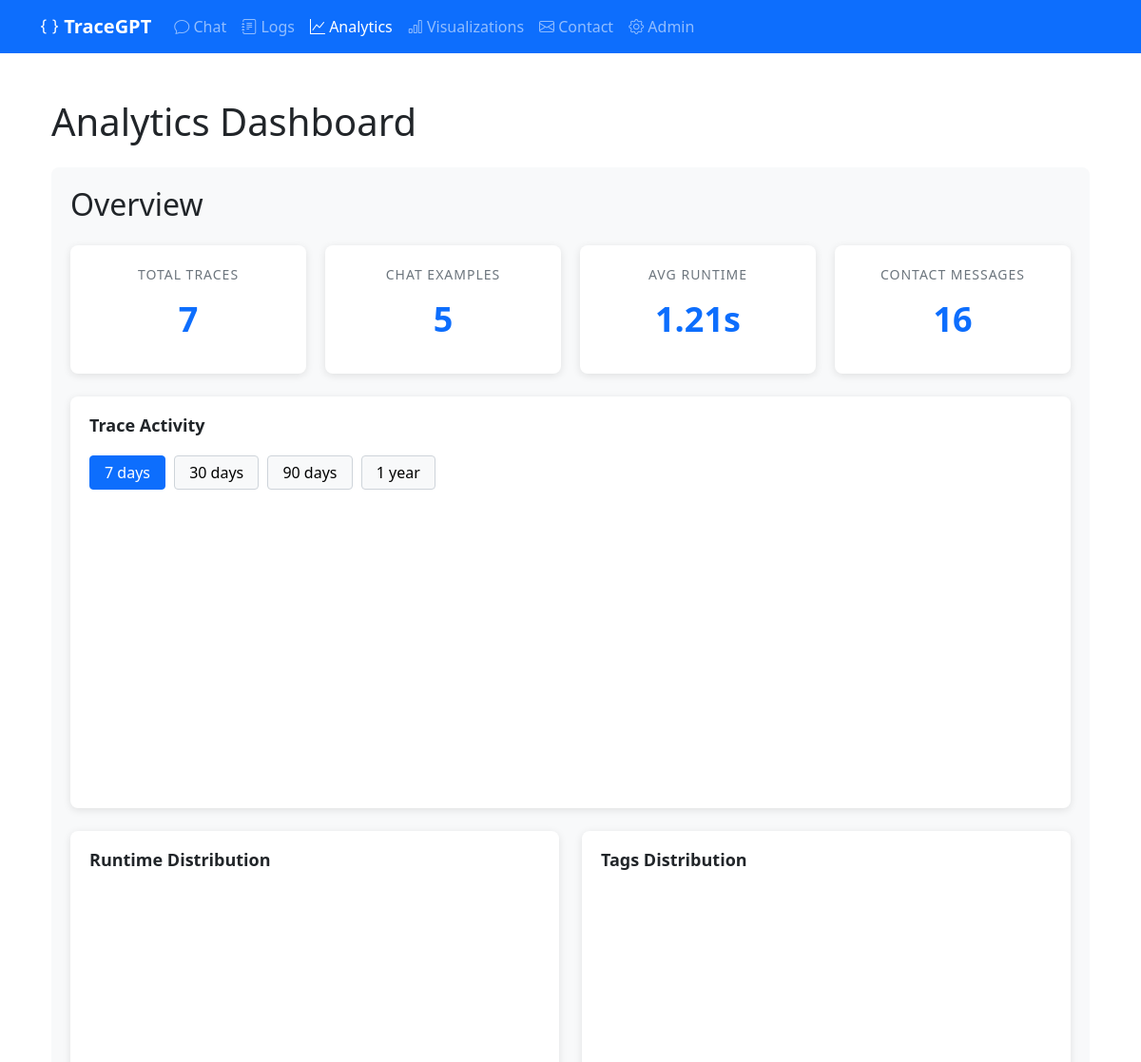
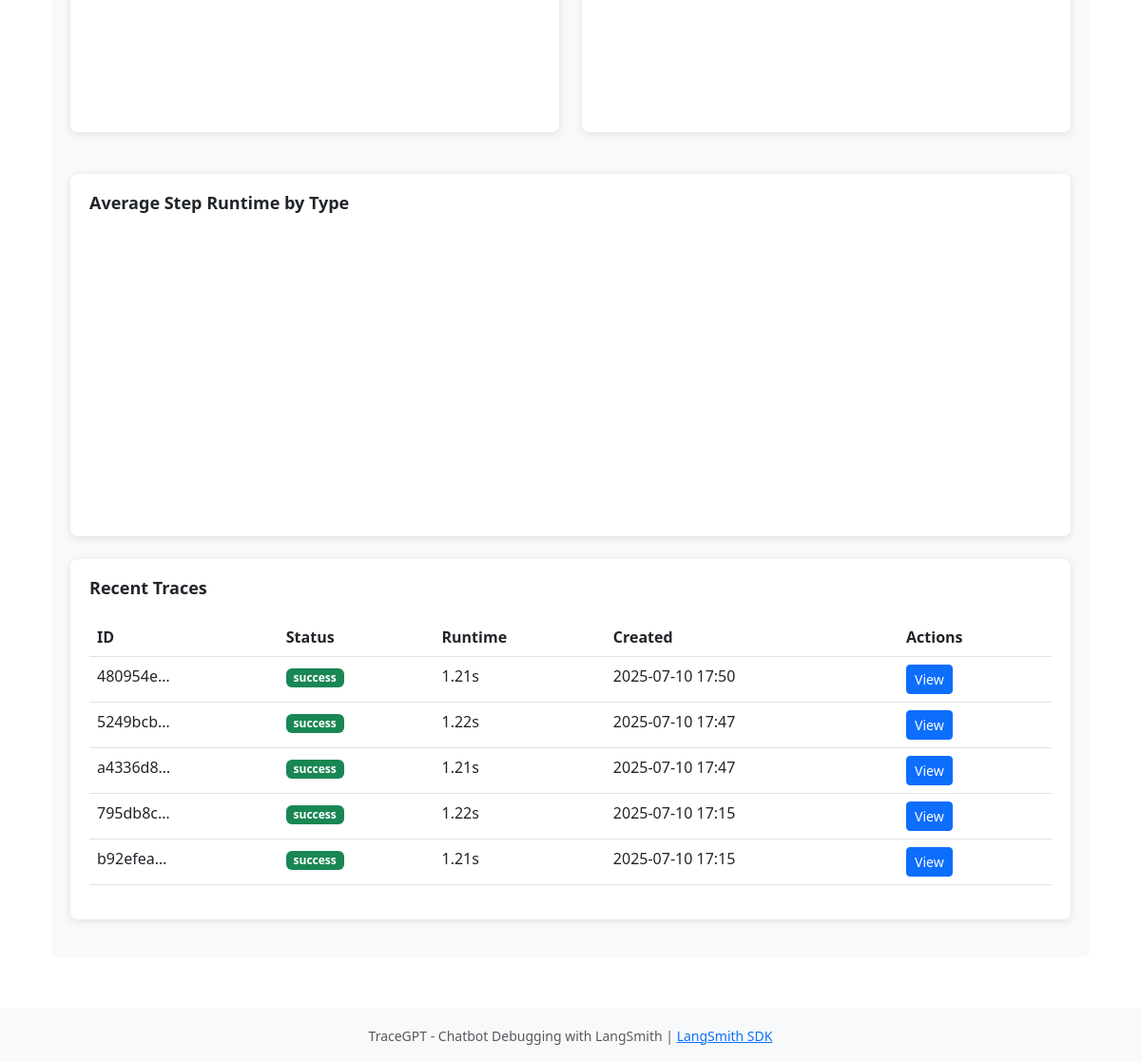
The page /analytics/ on the database its author committed (2 pictures, top to bottom).
### tracegptapp/models.py (models this page shows, shortened)
class ChatTrace(models.Model):
    STATUS_CHOICES = (
        ('success', 'Success'),
        ('error', 'Error'),
    )
    TAG_CHOICES = (
        ('correct', 'Correct'),
        ('misleading', 'Misleading'),
        ('incomplete', 'Incomplete'),
        ('slow', 'Slow'),
    )
    run_id = models.CharField(max_length=100, unique=True)
    input_prompt = models.TextField()
    output_response = models.TextField()
    status = models.CharField(max_length=20, choices=STATUS_CHOICES, default='success')
    tags = MultiSelectField(choices=TAG_CHOICES, max_length=50, blank=True)
    runtime_seconds = models.FloatField(default=0.0)
    trace_data = models.JSONField(default=dict)
    created_at = models.DateTimeField(default=timezone.now)
    class Meta:
        ordering = ['-created_at']

### tracegptapp/views.py (the view)
# urls.py: path('analytics/', views.analytics_dashboard, name='analytics'),
def analytics_dashboard(request):
    trace_count = ChatTrace.objects.count()
    example_count = ChatExample.objects.count()
    contact_count = ContactMessage.objects.count()
    if trace_count > 0:
        avg_runtime = ChatTrace.objects.aggregate(avg=Avg('runtime_seconds'))['avg']
        max_runtime = ChatTrace.objects.aggregate(max=Max('runtime_seconds'))['max']
    else:
        avg_runtime = 0
        max_runtime = 0
    recent_traces = ChatTrace.objects.order_by('-created_at')[:5]
    tags_data = ChartDataGenerator.tags_distribution()
    status_data = ChatTrace.objects.values('status').annotate(count=Count('id'))
    status_counts = {item['status']: item['count'] for item in status_data}
    context = {
        'trace_count': trace_count,
        'example_count': example_count,
        'contact_count': contact_count,
        'avg_runtime': round(avg_runtime, 2) if avg_runtime else 0,
        'max_runtime': round(max_runtime, 2) if max_runtime else 0,
        'recent_traces': recent_traces,
        'tags_data': tags_data,
        'status_counts': status_counts,
    }
    return render(request, 'analytics.html', context)

### tracegptapp/analytics.py (called while the page is built)
    @staticmethod
    def tags_distribution():
        traces = ChatTrace.objects.all()
        if not traces:
            return {
                'labels': ['No Tags'],
                'data': [0],
            }
        all_tags = []
        for trace in traces:
            all_tags.extend(trace.tags)
        if not all_tags:
            return {
                'labels': ['No Tags'],
                'data': [0],
            }
        tags_series = pd.Series(all_tags)
        tag_counts = tags_series.value_counts()
        return {
            'labels': tag_counts.index.tolist(),
            'data': tag_counts.values.tolist(),
            'colors': [TAG_COLORS.get(tag, '#6c757d') for tag in tag_counts.index.tolist()]
        }

### templates/analytics.html (shortened to what this page needs)
{% extends 'base.html' %}
{% load static %}
{% block extra_head %}
<link href="https://cdn.jsdelivr.net/npm/nvd3@1.8.6/build/nv.d3.min.css" rel="stylesheet">
{% endblock %}
{% block content %}
<div class="container mt-4">
    <h1 class="mb-4">Analytics Dashboard</h1>
    <div class="analytics-container">
        <h2 class="mb-4">Overview</h2>
        <div class="metrics-row">
            <div class="metric-card">
                <div class="metric-label">Total Traces</div>
                <div class="metric-value">{{ trace_count }}</div>
            </div>
            <div class="metric-card">
                <div class="metric-label">Chat Examples</div>
                <div class="metric-value">{{ example_count }}</div>
            </div>
            <div class="metric-card">
                <div class="metric-label">Avg Runtime</div>
                <div class="metric-value">{{ avg_runtime }}s</div>
            </div>
            <div class="metric-card">
                <div class="metric-label">Contact Messages</div>
                <div class="metric-value">{{ contact_count }}</div>
            </div>
        </div>
        <div class="chart-card mt-4">
            <h3 class="chart-title">Trace Activity</h3>
            <div class="time-filter">
                <button class="time-btn active" data-days="7">7 days</button>
                <button class="time-btn" data-days="30">30 days</button>
                <button class="time-btn" data-days="90">90 days</button>
                <button class="time-btn" data-days="365">1 year</button>
            </div>
            <div id="trace-activity-chart" class="chart-container">
                <svg></svg>
            </div>
        </div>
        <div class="row mt-4">
            <div class="col-md-6">
                <div class="chart-card">
                    <h3 class="chart-title">Runtime Distribution</h3>
                    <div id="runtime-chart" class="chart-container">
                        <svg></svg>
                    </div>
                </div>
            </div>
            <div class="col-md-6">
                <div class="chart-card">
                    <h3 class="chart-title">Tags Distribution</h3>
                    <div id="tags-chart" class="chart-container">
                        <svg></svg>
                    </div>
                </div>
            </div>
        </div>
        <div class="chart-card mt-4">
            <h3 class="chart-title">Average Step Runtime by Type</h3>
            <div id="step-runtime-chart" class="chart-container">
                <svg></svg>
            </div>
        </div>
        <div class="chart-card mt-4">
            <h3 class="chart-title">Recent Traces</h3>
            <div class="recent-traces">
                {% if recent_traces %}
                    <table class="table">
                        <thead>
                            <tr>
                                <th>ID</th>
                                <th>Status</th>
                                <th>Runtime</th>
                                <th>Created</th>
                                <th>Actions</th>
                            </tr>
                        </thead>
                        <tbody>
                            {% for trace in recent_traces %}
                            <tr>
                                <td>{{ trace.run_id|truncatechars:8 }}</td>
                                <td>
                                    <span class="badge {% if trace.status == 'success' %}bg-success{% else %}bg-danger{% endif %}">
                                        {{ trace.status }}
                                    </span>
                                </td>
                                <td>{{ trace.runtime_seconds|floatformat:2 }}s</td>
                                <td>{{ trace.created_at|date:"Y-m-d H:i" }}</td>
                                <td>
                                    <a href="/trace/{{ trace.id }}/" class="btn btn-sm btn-primary">View</a>
                                </td>
                            </tr>
                            {% endfor %}
                        </tbody>
                    </table>
                {% else %}
                    <p class="text-muted">No traces available.</p>
                {% endif %}
            </div>
        </div>
    </div>
</div>
{% endblock %}

### templates/analytics.html (style rules this page uses)
.analytics-container { background-color: #f8f9fa; border-radius: 8px; padding: 20px; margin-bottom: 30px; }
.metrics-row { display: flex; flex-wrap: wrap; margin: -10px; }
.metric-card { flex: 1 0 200px; background-color: white; border-radius: 8px; padding: 20px; margin: 10px; box-shadow: 0 2px 8px rgba(0, 0, 0, 0.1); text-align: center; }
.metric-value { font-size: 36px; font-weight: bold; margin: 10px 0; color: #0d6efd; }
.metric-label { font-size: 14px; color: #6c757d; text-transform: uppercase; letter-spacing: 1px; }
.chart-card { background-color: white; border-radius: 8px; padding: 20px; margin-bottom: 20px; box-shadow: 0 2px 8px rgba(0, 0, 0, 0.1); }
.chart-title { margin-top: 0; margin-bottom: 20px; font-size: 18px; font-weight: 600; color: #212529; }
.time-filter { margin-bottom: 15px; }
.time-filter button { padding: 5px 15px; background-color: #f8f9fa; border: 1px solid #ced4da; border-radius: 4px; margin-right: 5px; cursor: pointer; }
.time-filter button.active { background-color: #0d6efd; color: white; border-color: #0d6efd; }
.recent-traces { margin-top: 20px; }
.chart-container { min-height: 300px; }

### rows shown on the page
ChatTrace: run_id "480954e…", status "success", runtime_seconds "1.21", created_at "2025-07-10 17:50"
ChatTrace: run_id "5249bcb…", status "success", runtime_seconds "1.22", created_at "2025-07-10 17:47"
ChatTrace: run_id "a4336d8…", status "success", runtime_seconds "1.21", created_at "2025-07-10 17:47"
ChatTrace: run_id "795db8c…", status "success", runtime_seconds "1.22", created_at "2025-07-10 17:15"
ChatTrace: run_id "b92efea…", status "success", runtime_seconds "1.21", created_at "2025-07-10 17:15"

### other values the page prints
{{ trace_count }} "7"
{{ example_count }} "5"
{{ avg_runtime }} "1.21"
{{ contact_count }} "16"
